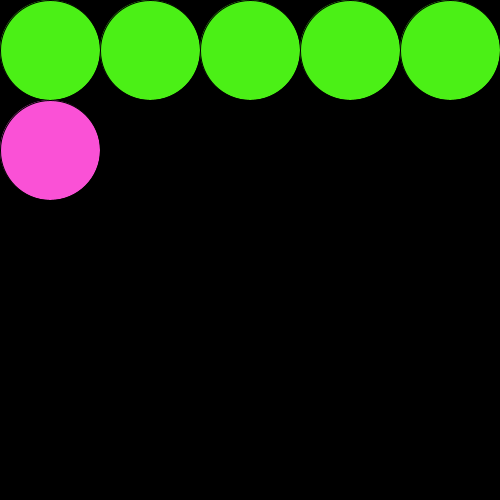
Frame 1 (no input)
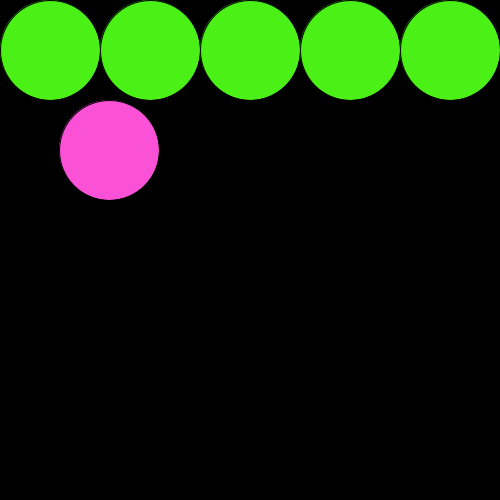
Frame 60 (the mouse pressed at the canvas centre just before this capture)
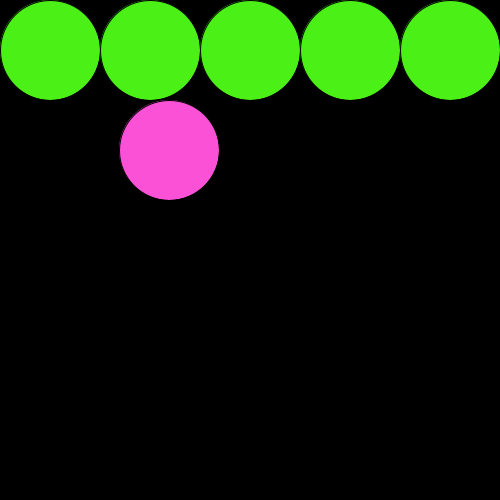
Frame 120 (the mouse held since frame 60 and released just before this capture)

The Processing sketch that drew these frames (run headless with seeded random() and noise(); from frame 60 on, the mouse is pressed at the canvas centre):

// Processing sketch: w08_circles
// ── w08_circles.pde
int movingX;
int movingY;
int radius;

void circleRow(int startX, int endX, int y, int d){
  while (startX < endX){
    int nextX = startX + d;
    circle(startX, y, d);
    startX = nextX;
  } 
}

void setup(){
  background(0);
  size (500,500);
  movingX = 50;
  movingY = 150;
}

void draw(){
    background(0);
    fill(#4BF016);
    circleRow (50, 500, 50, 100);
    fill(#FA51D6);
    circle(movingX, movingY, 100);
    movingX++;
    if (movingX == 450){
      movingX = 50;
      movingY = movingY + 100;
    }
    if (movingY == 450){
      movingY = 150;
    }
}
